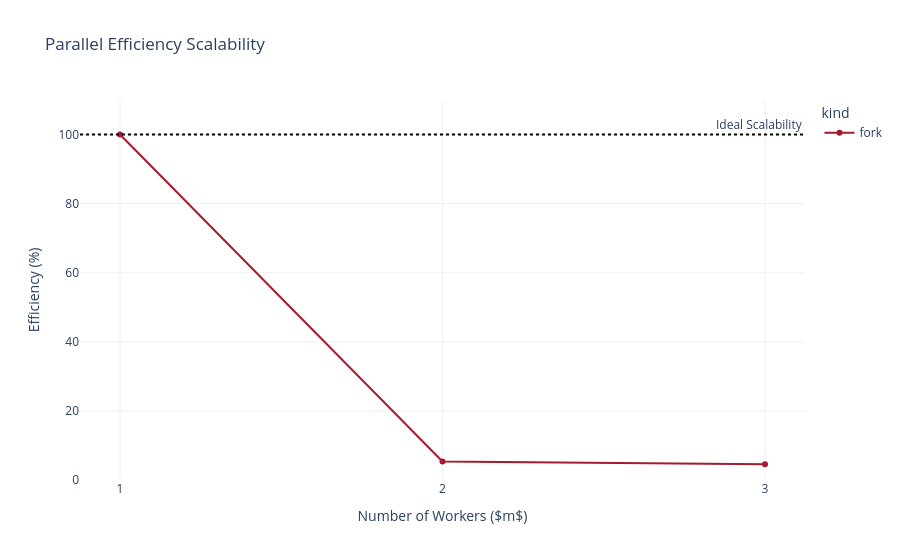

The notebook cell this image was saved under:
### Markdown cell above
## 2. 并行效率分析图 (Scalability)
说明：展示 E(m) 随核心数增加的衰减情况。这是 Science 论文中用来讨论“收益递减”和“调度瓶颈”的标准图表。

### Code cell
def draw_px_efficiency_curve(agg_df):
    fig = px.line(
        agg_df, x="m", y="Efficiency", color="kind", markers=True,
        title="Parallel Efficiency Scalability",
        labels={"m": "Number of Workers ($m$)", "Efficiency": "Efficiency (%)"},
        color_discrete_sequence=[SCI_PALETTE["Overhead"], SCI_PALETTE["Wakeup"]]
    )

    # 添加 100% 效率参考线
    fig.add_hline(y=100, line_dash="dot", line_color="#000000", annotation_text="Ideal Scalability")

    fig.update_layout(
        plot_bgcolor='white',
        yaxis=dict(range=[0, 110], gridcolor='#F0F0F0'),
        xaxis=dict(gridcolor='#F0F0F0', dtick=1)
    )
    fig.show()

draw_px_efficiency_curve(agg_results)

### Figure 1 — Plotly figure (JSON) as saved in the notebook; plotly's stock layout.template omitted (floating-point values rounded to 4 significant figures)
{"data": [{"hovertemplate": "kind=fork<br>Number of Workers ($m$)=%{x}<br>Efficiency (%)=%{y}<extra></extra>", "legendgroup": "fork", "line": {"color": "#A6192E", "dash": "solid"}, "marker": {"symbol": "circle"}, "mode": "lines+markers", "name": "fork", "orientation": "v", "showlegend": true, "x": [1, 2, 3], "xaxis": "x", "y": [100.0, 5.357, 4.525], "yaxis": "y", "type": "scatter"}], "layout": {"xaxis": {"anchor": "y", "domain": [0.0, 1.0], "title": {"text": "Number of Workers ($m$)"}, "gridcolor": "#F0F0F0", "dtick": 1}, "yaxis": {"anchor": "x", "domain": [0.0, 1.0], "title": {"text": "Efficiency (%)"}, "range": [0, 110], "gridcolor": "#F0F0F0"}, "legend": {"title": {"text": "kind"}, "tracegroupgap": 0}, "title": {"text": "Parallel Efficiency Scalability"}, "shapes": [{"line": {"color": "#000000", "dash": "dot"}, "type": "line", "x0": 0, "x1": 1, "xref": "x domain", "y0": 100, "y1": 100, "yref": "y"}], "annotations": [{"showarrow": false, "text": "Ideal Scalability", "x": 1, "xanchor": "right", "xref": "x domain", "y": 100, "yanchor": "bottom", "yref": "y"}], "plot_bgcolor": "white"}}
